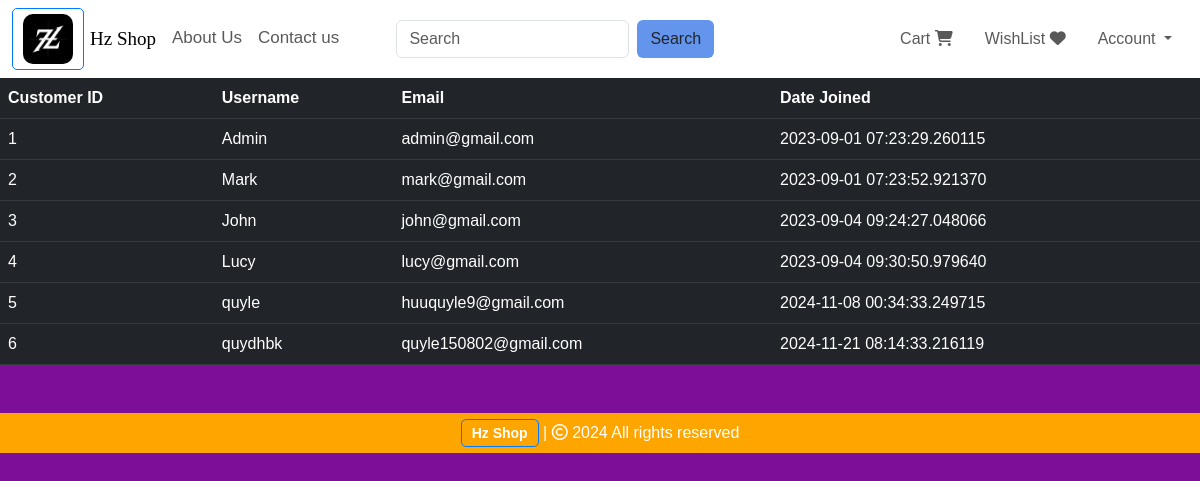
The page /customers (signed in) on the database as committed earlier.
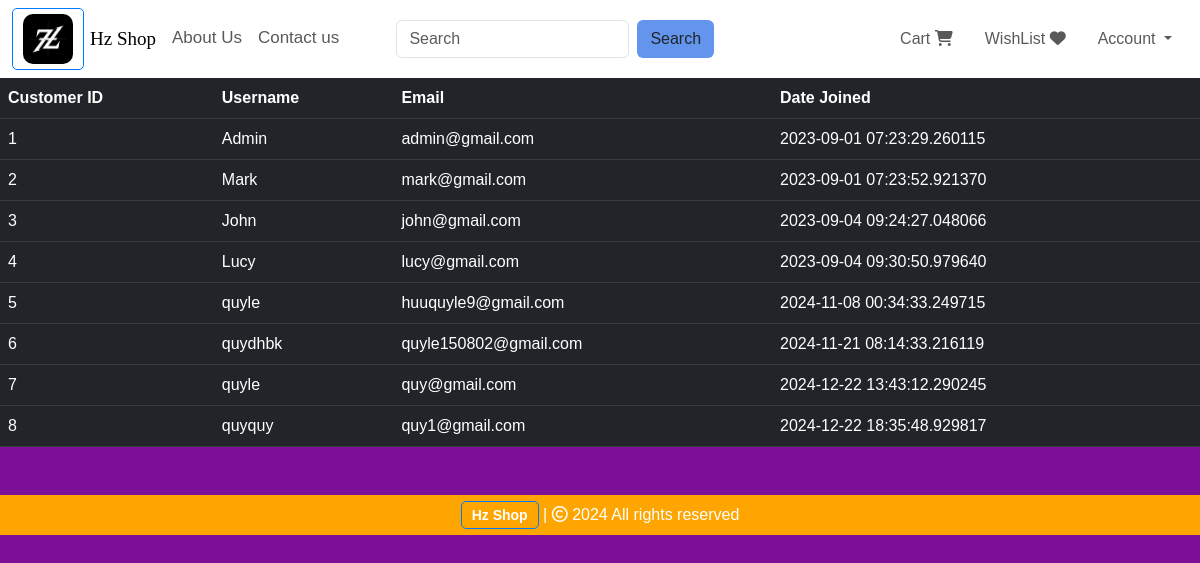
The same page on the database as committed later.
### website/models.py (models this page shows, shortened)
class Customer(db.Model, UserMixin):
    id = db.Column(db.Integer, primary_key=True)
    email = db.Column(db.String(100), unique=True)
    username = db.Column(db.String(100))
    password_hash = db.Column(db.String(150))
    date_joined = db.Column(db.DateTime(), default=datetime.utcnow)
    cart_items = db.relationship('Cart', backref=db.backref('customer', lazy=True))
    orders = db.relationship('Order', backref=db.backref('customer', lazy=True))
    @property
    def password(self):
        raise AttributeError('Password is not a readable Attribute')

### website/admin.py (the view)
@admin.route('/customers')
@login_required
def display_customers():
    if current_user.id == 1:
        customers = Customer.query.all()
        return render_template('customers.html', customers=customers)
    return render_template('404.html')

### website/__init__.py (called while the page is built)
def create_app():
    app = Flask(__name__)
    app.config['SECRET_KEY'] = 'hbnwdvbn ajnbsjn ahe'
    app.config['SQLALCHEMY_DATABASE_URI'] = f'sqlite:///{DB_NAME}'
    db.init_app(app)
    @app.errorhandler(404)
    def page_not_found(error):
        return render_template('404.html')
    login_manager = LoginManager()
    login_manager.init_app(app)
    login_manager.login_view = 'auth.login'
    @login_manager.user_loader
    def load_user(id):
        return Customer.query.get(int(id))
    from .views import views
    from .auth import auth
    from .admin import admin
    from .models import Customer, Cart, Product, Order
    app.register_blueprint(views, url_prefix='/') # localhost:5000/about-us
    app.register_blueprint(auth, url_prefix='/') # localhost:5000/auth/change-password
    app.register_blueprint(admin, url_prefix='/')
    return app

### website/templates/customers.html (shortened to what this page needs)
{% extends 'base.html' %}
{% block body %}
<table class="table table-dark table-hover">
    <thead>
        <tr>
            <th scope="col">Customer ID</th>
            <th scope="col">Username</th>
            <th scope="col">Email</th>
            <th scope="col">Date Joined</th>
        </tr>
    </thead>
    <tbody>
        {% for customer in customers %}
        <tr>
        <td>{{ customer.id }}</td>
        <td>{{ customer.username }}</td>
        <td>{{ customer.email }}</td>
        <td>{{ customer.date_joined }}</td>
        </tr>
        {% endfor %}
    </tbody>
</table>
{% endblock %}

Rows that differ between the two databases and show on the page:
added Customer: id "7", username "quyle", email "quy@gmail.com", date_joined "2024-12-22 13:43:12.290245"
added Customer: id "8", username "quyquy", email "quy1@gmail.com", date_joined "2024-12-22 18:35:48.929817"
